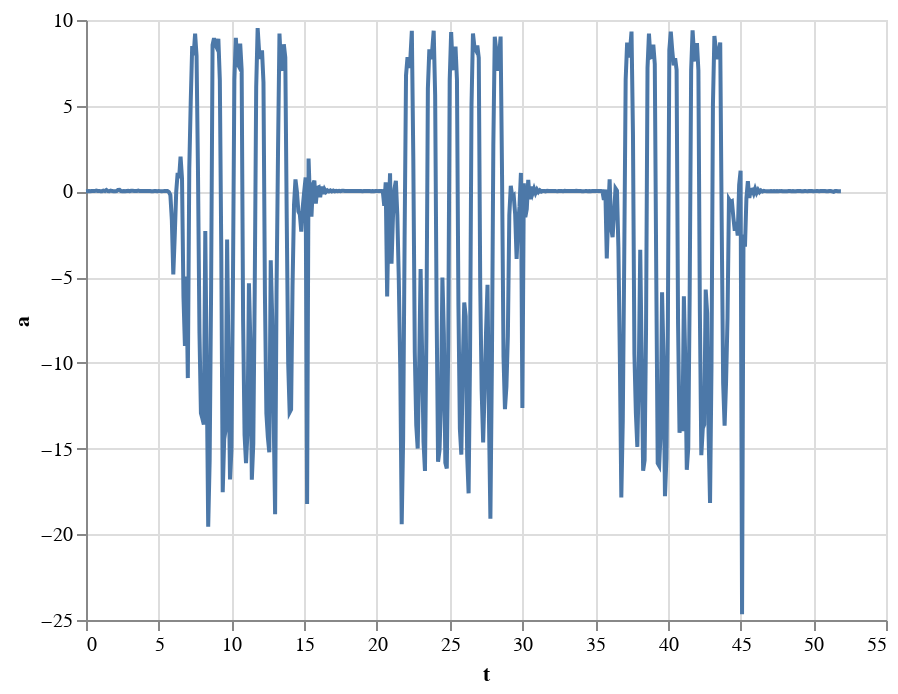

Notebook code for this chart:
### Code cell
import altair as alt

alt.Chart(data).mark_line().encode(
    x='t',
    y='a'
)

### Figure 1 — Vega-Lite specification as saved in the notebook (floating-point values rounded to 4 significant figures; data arrays with more than 128 entries replaced by an {"elided": "..."} marker saying what was removed)
{"config": {"view": {"continuousWidth": 400, "continuousHeight": 300}}, "data": {"name": "data-af0afcdcea2fa4ea198646f9a65715ec"}, "mark": "line", "encoding": {"x": {"type": "quantitative", "field": "t"}, "y": {"type": "quantitative", "field": "a"}}, "$schema": "https://vega.github.io/schema/vega-lite/v4.8.1.json", "datasets": {"data-af0afcdcea2fa4ea198646f9a65715ec": {"elided": "520 records"}}}
